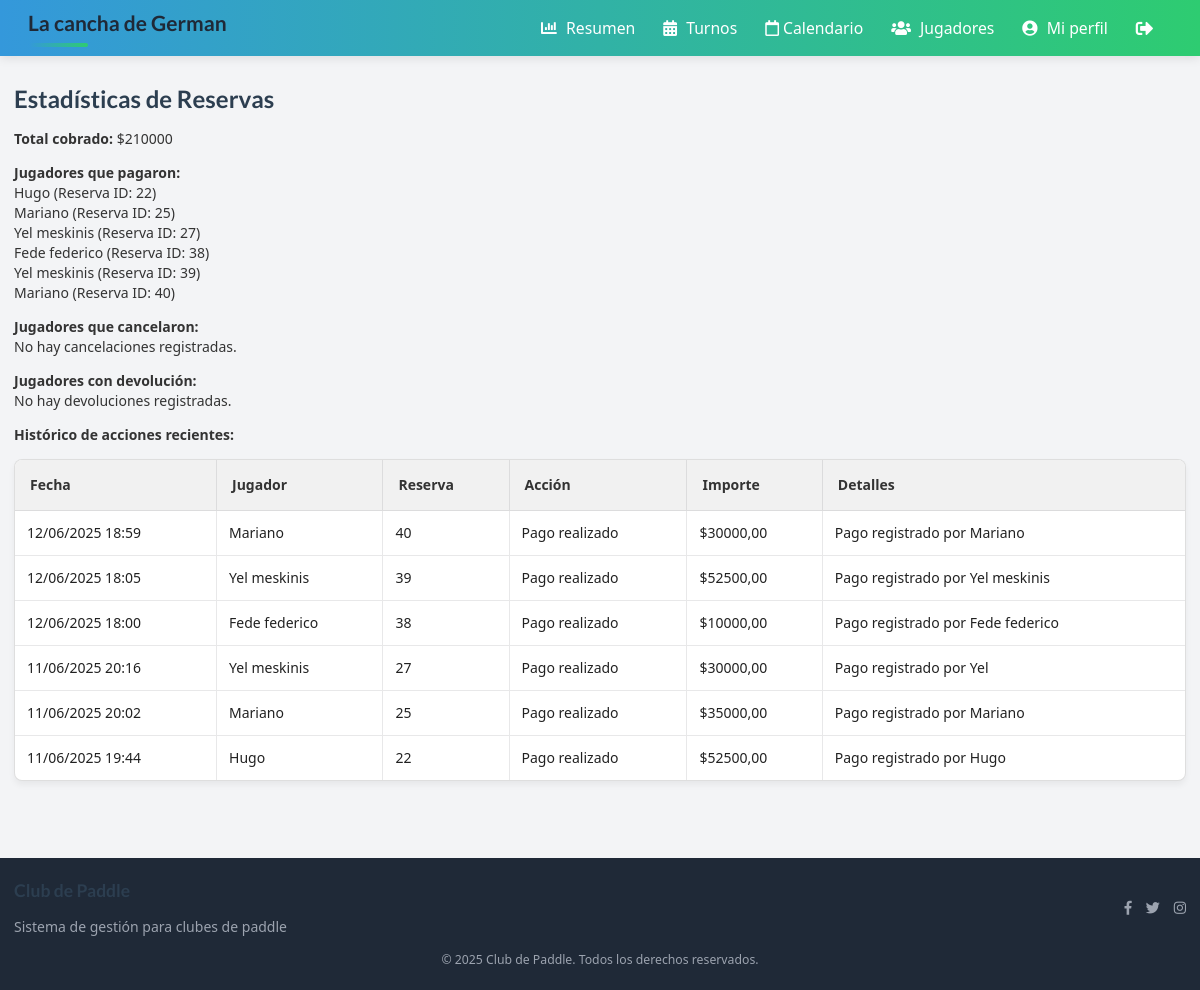
/estadisticas/, run on an earlier commit of the app's database.
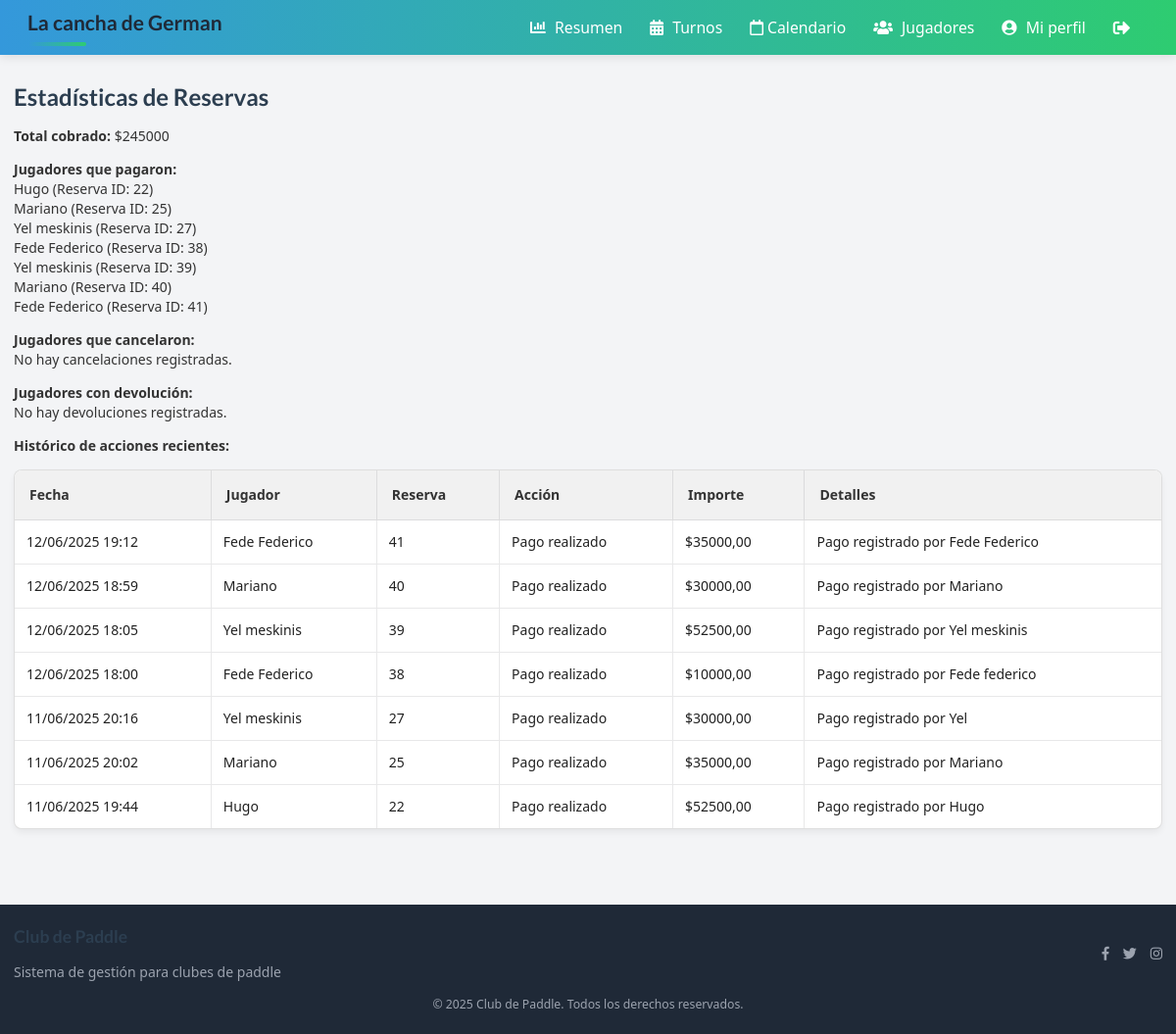
And on a later commit of the database.
### padel_admin/models.py (models this page shows, shortened)
class Jugadors(models.Model):
    id_jugador = models.CharField(primary_key=True, max_length=10)
    nom = models.CharField(max_length=30)
    cognom = models.CharField(max_length=30)
    nivell = models.IntegerField(
        default=1, validators=[MinValueValidator(1), MaxValueValidator(6)]
    )
    telefon = models.CharField(max_length=13)
    email = models.EmailField(max_length=50)
    contrasenya = models.CharField(max_length=30)
    foto = models.ImageField(upload_to="fotos_jugadores/", blank=True, null=True)

class HistoricoReserva(models.Model):
    ACCION_CHOICES = [
        ("pago", "Pago realizado"),
        ("cancelacion", "Reserva cancelada"),
    ]
    reserva = models.ForeignKey(Reserva, on_delete=models.CASCADE)
    jugador = models.ForeignKey(Jugadors, on_delete=models.CASCADE)
    fecha = models.DateTimeField(auto_now_add=True)
    accion = models.CharField(max_length=20, choices=ACCION_CHOICES)
    importe = models.DecimalField(max_digits=9, decimal_places=2, null=True, blank=True)
    detalles = models.TextField(blank=True, null=True)

class Reserva(models.Model):
    jugador = models.ForeignKey(Jugadors, on_delete=models.CASCADE)
    fecha = models.DateField()
    cancha = models.ForeignKey(Pistes, on_delete=models.CASCADE)
    hora_inicio = models.TimeField()
    hora_fin = models.TimeField()
    recepcionista = models.ForeignKey(
        Recepcionista, on_delete=models.CASCADE, null=True, blank=True
    )
    class Meta:
        unique_together = ("cancha", "fecha", "hora_inicio")

### padel_admin/views_estadisticas.py (the view)
# urls.py: path("estadisticas/", estadisticas_reservas, name="estadisticas_reservas"),
def estadisticas_reservas(request):
    pagos = HistoricoReserva.objects.filter(accion="pago").select_related(
        "jugador", "reserva"
    )
    jugadores_pagaron = pagos.values_list(
        "jugador__nom", "jugador__cognom", "reserva__id"
    ).distinct()
    total_cobrado = pagos.aggregate(total=Sum("importe"))["total"] or 0
    cancelaciones = HistoricoReserva.objects.filter(
        accion="cancelacion"
    ).select_related("jugador", "reserva")
    jugadores_cancelaron = cancelaciones.values_list(
        "jugador__nom", "jugador__cognom", "reserva__id"
    ).distinct()
    devoluciones = HistoricoReserva.objects.filter(accion="devolucion").select_related(
        "jugador", "reserva"
    )
    jugadores_devolvieron = devoluciones.values_list(
        "jugador__nom", "jugador__cognom", "reserva__id"
    ).distinct()
    historico = HistoricoReserva.objects.select_related("jugador", "reserva").order_by(
        "-fecha"
    )[:100]
    return render(
        request,
        "estadisticas_reservas.html",
        {
            "jugadores_pagaron": jugadores_pagaron,
            "total_cobrado": total_cobrado,
            "jugadores_cancelaron": jugadores_cancelaron,
            "jugadores_devolvieron": jugadores_devolvieron,
            "historico": historico,
        },
    )

### padel_admin/templates/estadisticas_reservas.html
{% extends "base.html" %}
{% block content %}
<h2>Estadísticas de Reservas</h2>
<div class="mb-4">
  <strong>Total cobrado:</strong> ${{ total_cobrado }}
</div>
<div class="mb-4">
  <strong>Jugadores que pagaron:</strong>
  <ul>
    {% for nom, cognom, reserva_id in jugadores_pagaron %}
      <li>{{ nom }} {{ cognom }} (Reserva ID: {{ reserva_id }})</li>
    {% empty %}
      <li>No hay pagos registrados.</li>
    {% endfor %}
  </ul>
</div>
<div class="mb-4">
  <strong>Jugadores que cancelaron:</strong>
  <ul>
    {% for nom, cognom, reserva_id in jugadores_cancelaron %}
      <li>{{ nom }} {{ cognom }} (Reserva ID: {{ reserva_id }})</li>
    {% empty %}
      <li>No hay cancelaciones registradas.</li>
    {% endfor %}
  </ul>
</div>
<div class="mb-4">
  <strong>Jugadores con devolución:</strong>
  <ul>
    {% for nom, cognom, reserva_id in jugadores_devolvieron %}
      <li>{{ nom }} {{ cognom }} (Reserva ID: {{ reserva_id }})</li>
    {% empty %}
      <li>No hay devoluciones registradas.</li>
    {% endfor %}
  </ul>
</div>
<div class="mb-4">
  <strong>Histórico de acciones recientes:</strong>
  <table class="ui celled table">
    <thead>
      <tr>
        <th>Fecha</th>
        <th>Jugador</th>
        <th>Reserva</th>
        <th>Acción</th>
        <th>Importe</th>
        <th>Detalles</th>
      </tr>
    </thead>
    <tbody>
      {% for h in historico %}
      <tr>
        <td>{{ h.fecha|date:'d/m/Y H:i' }}</td>
        <td>{{ h.jugador.nom }} {{ h.jugador.cognom }}</td>
        <td>{{ h.reserva.id }}</td>
        <td>{{ h.get_accion_display }}</td>
        <td>{% if h.importe %}${{ h.importe }}{% else %}-{% endif %}</td>
        <td>{{ h.detalles }}</td>
      </tr>
      {% empty %}
        <tr><td colspan="6">No hay acciones registradas.</td></tr>
      {% endfor %}
    </tbody>
  </table>
</div>
{% endblock %}

What changed in the data, as far as the page shows it:
now on one of the page's lists (row edited): Jugadors: cognom "Federico"
changed Jugadors: cognom "federico" → "Federico"
added HistoricoReserva: fecha "12/06/2025 19:12", jugador.nom "Fede", jugador.cognom "Federico", reserva.id "41", accion "Pago realizado", importe "35000,00", detalles "Pago registrado por Fede Federico"
changed through a linked row, HistoricoReserva "Pago registrado por Fede federico": jugador.cognom "federico" → "Federico"
Also different on the page:
{{ total_cobrado }}: "210000" → "245000"
